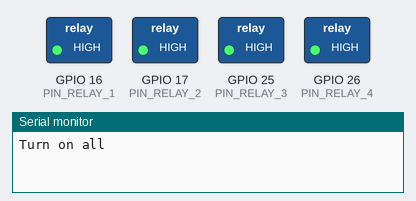
The sketch below on a simulated ESP32. On the bench: switched loads named in the sketch (green lamp = pin HIGH), the last lines printed to the serial monitor.

Above: at 0.5 s.
At 3.5 s:
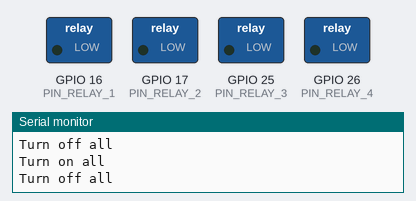
Timing chart, 0 to 4.6 s (numbered marks = the images above):
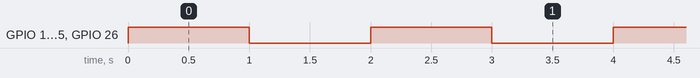

The sketch:

Mappi32_RELAY_4_MODULE.ino
```cpp
//UNTUK MENDEKLARASIKAN PIN
#define PIN_RELAY_1  16
#define PIN_RELAY_2  17
#define PIN_RELAY_3  25
#define PIN_RELAY_4  26


void setup() {
  Serial.begin(9600);

  // MENGINISIALISASI PIN DIGITAL SEBAGAI OUTPUT
  pinMode(PIN_RELAY_1, OUTPUT);
  pinMode(PIN_RELAY_2, OUTPUT);
  pinMode(PIN_RELAY_3, OUTPUT);
  pinMode(PIN_RELAY_4, OUTPUT);
}

// MENJALANKAN CODINGAN BERULANG ULANNG
void loop() {
  Serial.println("Turn on all");
  digitalWrite(PIN_RELAY_1, HIGH);
  digitalWrite(PIN_RELAY_2, HIGH);
  digitalWrite(PIN_RELAY_3, HIGH);
  digitalWrite(PIN_RELAY_4, HIGH);
  delay(1000);

  Serial.println("Turn off all");
  digitalWrite(PIN_RELAY_1, LOW);
  digitalWrite(PIN_RELAY_2, LOW);
  digitalWrite(PIN_RELAY_3, LOW);
  digitalWrite(PIN_RELAY_4, LOW);
  delay(1000);
}
```

Measured:
- by itself, GPIO 16 (PIN_RELAY_1), GPIO 17 (PIN_RELAY_2), GPIO 25 (PIN_RELAY_3), GPIO 26 (PIN_RELAY_4): alternates HIGH for 1.0 s and LOW for 1.0 s
